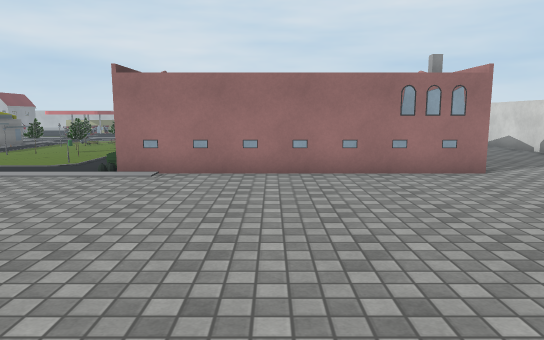
view 1 (above)

24 first-person views from a walk through a Unity game level. The camera is 1.4 m above the floor, tilts 8° down and sees 70° across. The floor is counted in squares, 1 m on a side. Each view is taken from the middle of a square. On the plan, view 1 faces up. The plan holds only what a view shows up to about 16 squares ahead; the rest is blank. The place goes on beyond the plan. Some surface patterns are stand-ins.

view 2
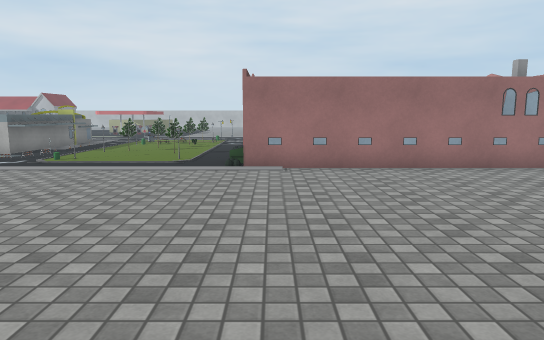

view 3
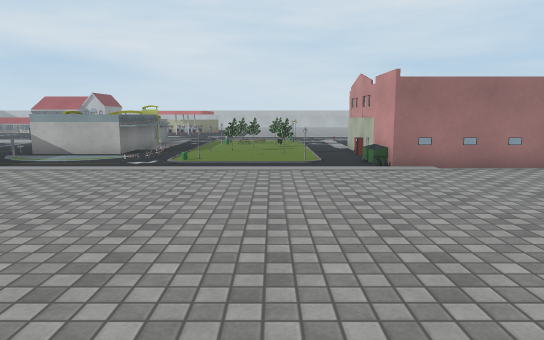

view 4
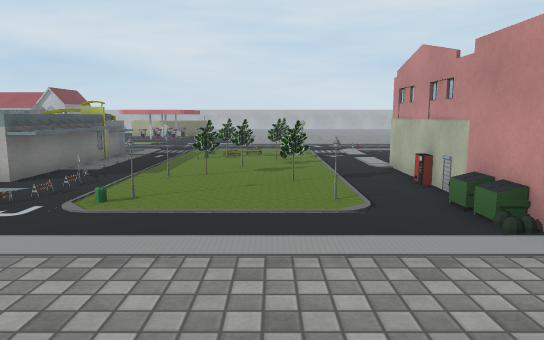

view 5
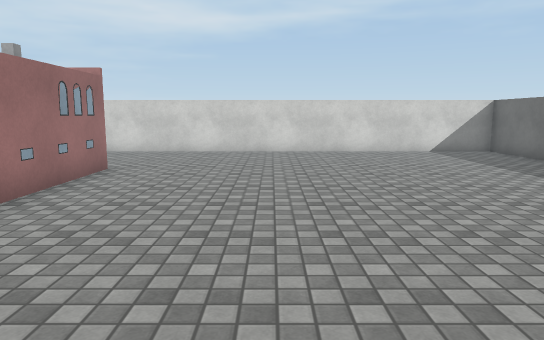

view 6
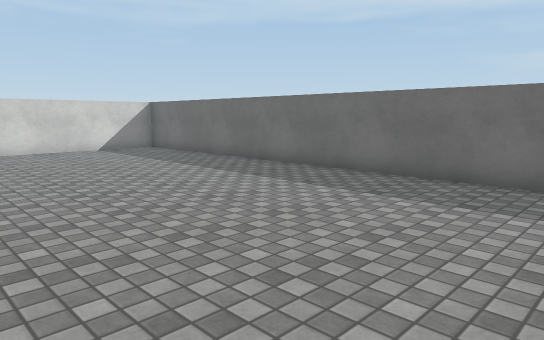

view 7
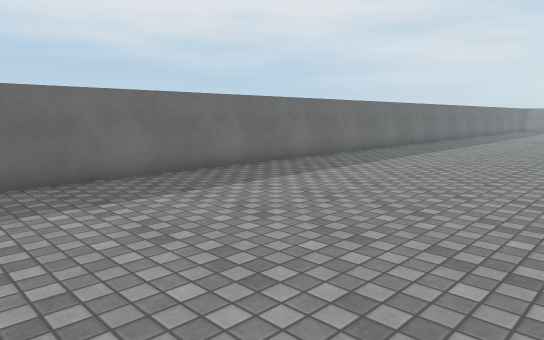

view 8
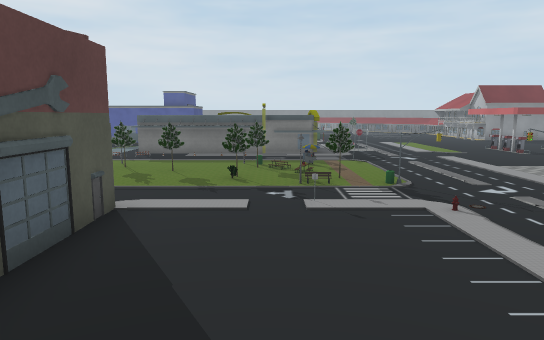

view 9
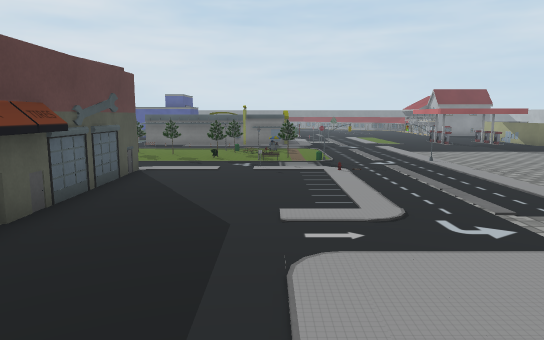

view 10
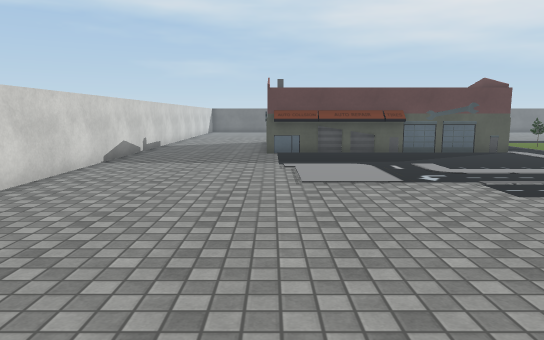

view 11
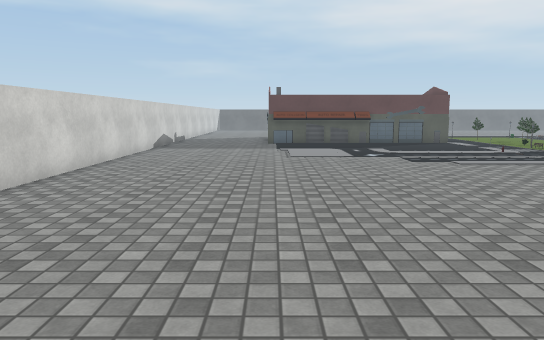

view 12
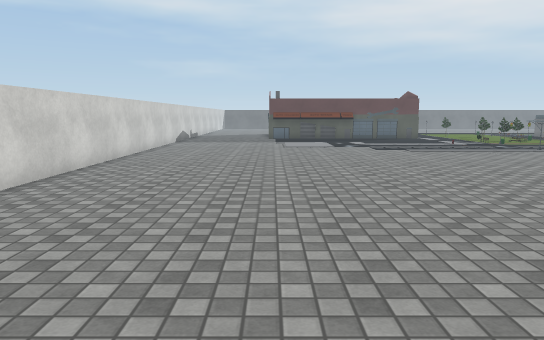

view 13
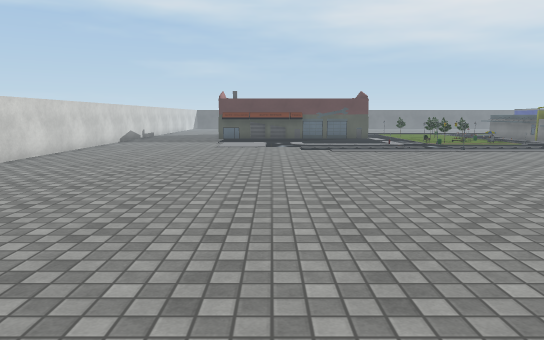

view 14
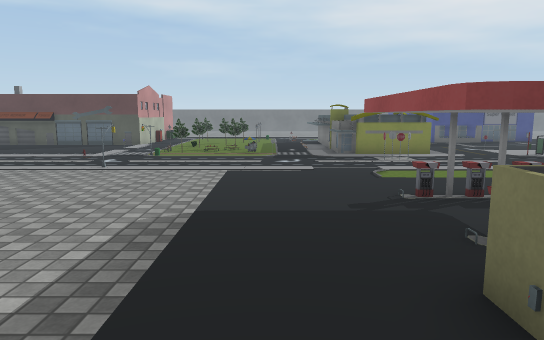

view 15
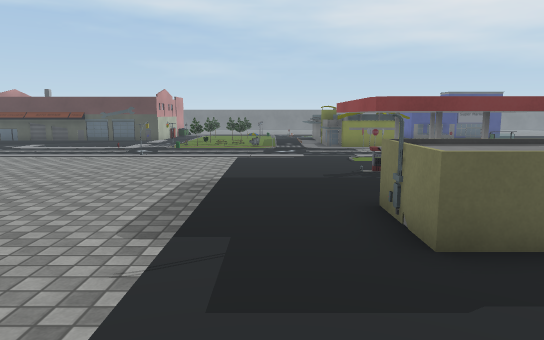

view 16
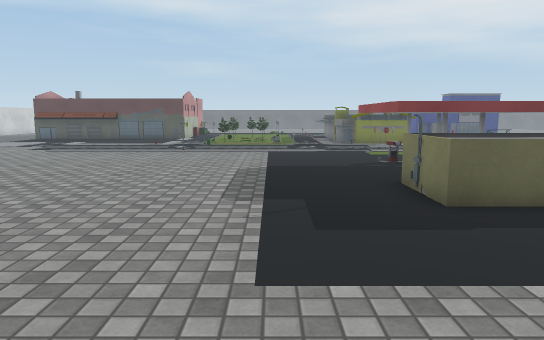

view 17
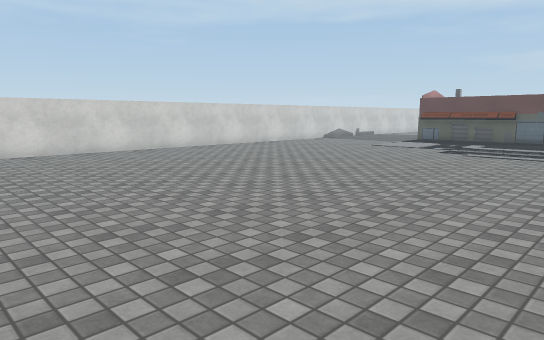

view 18
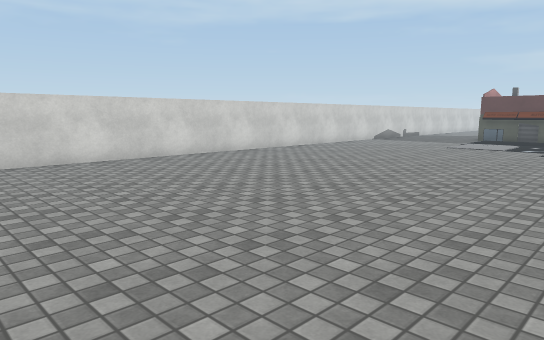

view 19
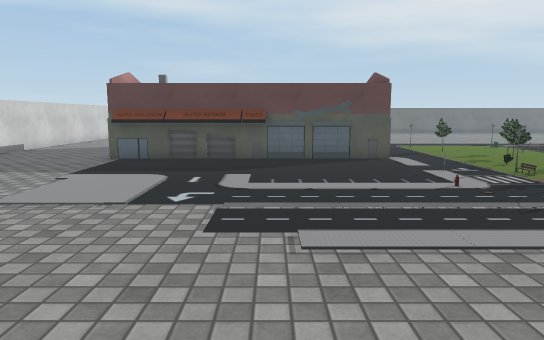

view 20
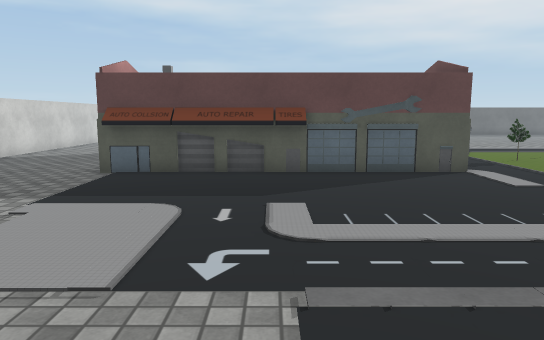

view 21
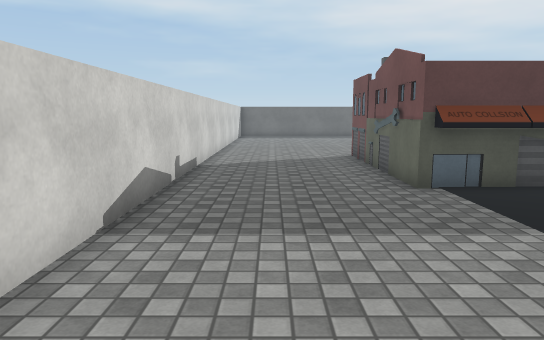

view 22
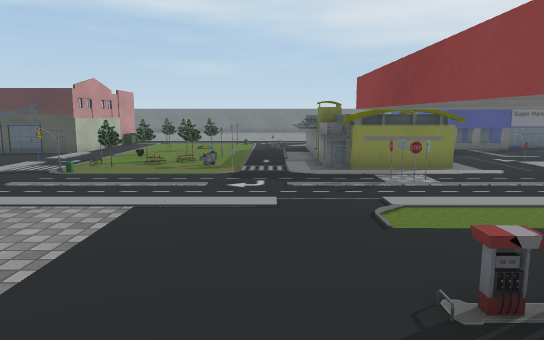

view 23
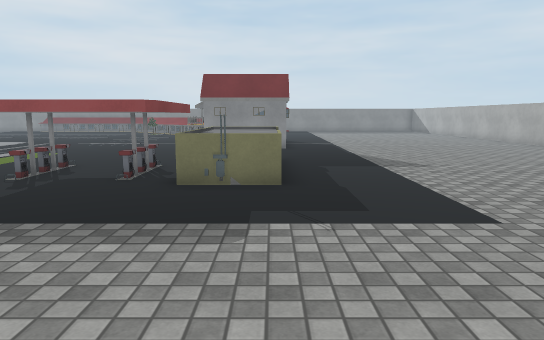

view 24
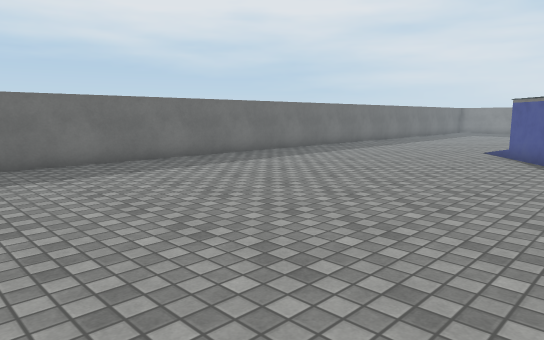

### Floor plan
Points are (right, up) in squares from view 1. A wall is a line through its corners. A room is listed if a view was taken in it or the views show most of it. See-through windows are left out.
Room 1 (views 1, 2, 3, 4, 5, 6, 7, 8, 9, 10, 11, 12, 13, 14, 15, 16, 17, 18, 19, 20, 21, 22, 23, 24)
walls: (-3.8, 15.6) (5.2, 15.6) (5.2, 9.4) (-3.8, 9.4) (-3.8, 15.6); (0.1, 16) (5, 16); (-12.4, 17.6) (-13.2, 17.6); (-12.5, 20) (-12.5, 13); (-13, 19.5) (-12.4, 19.5); (-13.2, 17.8) (-11.9, 17.8) (-11.9, 13) (-14.5, 13); (-14.5, 19.8) (-13, 19.8) (-13, 17.7); (-14.5, -3.5) (10.1, -3.5) (10.1, 37)
low walls: (-13.1, 20) (-12.5, 20)
objects: other object (-14, 21); other object (-14, 22); other object (-14, 27) to (-12, 33); other object (-11, 13); other object (-10, 21); other object (-10, 22); other object (-9, 11); other object (-9, 14); other object (-9, 17); tree (-8, 14); tree (-8, 15) to (-8, 16); tree (-8, 17) to (-8, 18); tree (-7, 13) to (-6, 13); tree (-7, 17); tree (-7, 19) to (-6, 20); other object (-6, 11); other object (-6, 20); other object (-6, 21); other object (-6, 24); other object (-4, 13)

Positions as (right, up) in squares from view 1, and headings:
1: (0, 0), facing up
2: (-3, -1), facing up
3: (-7, -1), facing up
4: (-7, 5), facing up
5: (-5, 5), facing right
6: (-6, 5), facing down-right
7: (0, 5), facing down-left
8: (2, 18), facing left
9: (6, 19), facing left
10: (5, 30), facing down
11: (5, 35), facing down
12: (5, 39), facing down
13: (2, 39), facing down
14: (-10, 34), facing down
15: (-10, 37), facing down
16: (-9, 39), facing down
17: (-5, 38), facing down-right
18: (-2, 39), facing down-right
19: (0, 28), facing down
20: (1, 25), facing down
21: (8, 23), facing down
22: (-11, 30), facing down
23: (-4, 33), facing left
24: (-6, 8), facing down-left
